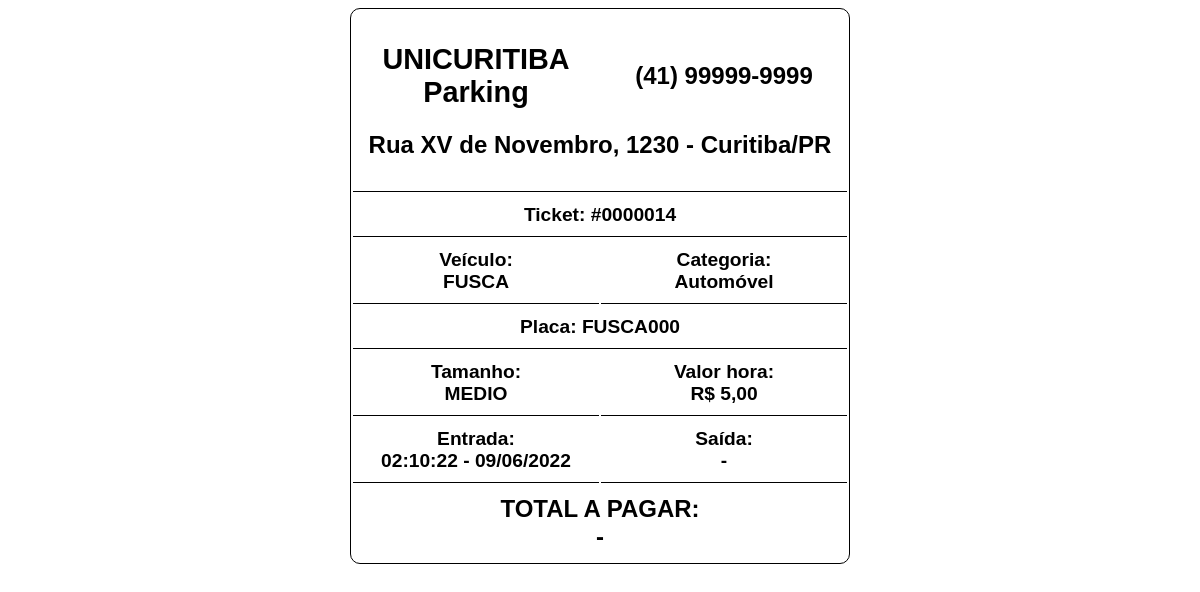
The page /imprimir.php?placa=FUSCA000 (signed in) on the database its author committed.
### tables this page shows
CREATE TABLE `configuracoes` (
  `id` int(11) NOT NULL AUTO_INCREMENT,
  `total_vagas` int(10) DEFAULT NULL,
  `total_vagas_ocupadas` int(10) DEFAULT NULL,
  `valor_pequeno` decimal(10,2) DEFAULT NULL,
  `valor_medio` decimal(10,2) DEFAULT NULL,
  `valor_grande` decimal(10,2) DEFAULT NULL,
  `tempo_isencao` int(2) DEFAULT NULL,
  `nome_estacionamento` varchar(45) DEFAULT NULL,
  `endereco` varchar(50) DEFAULT NULL,
  `mensagem` varchar(110) DEFAULT NULL,
  `telefone` varchar(15) DEFAULT NULL,
  PRIMARY KEY (`id`)
);

CREATE TABLE `veiculos` (
  `id_veiculo` int(7) NOT NULL AUTO_INCREMENT,
  `placa` varchar(10) DEFAULT NULL,
  `nome_veiculo` varchar(30) DEFAULT NULL,
  `tamanho` varchar(10) DEFAULT NULL,
  `nome_categoria` varchar(50) DEFAULT NULL,
  `estacionado` varchar(5) DEFAULT NULL,
  `data_entrada` timestamp NOT NULL DEFAULT current_timestamp(),
  `data_saida` datetime DEFAULT NULL,
  PRIMARY KEY (`id_veiculo`)
);

### imprimir.php (the view, shortened to what this page needs)
<head>
    <?php include('db/config.php');
    ?>
</head>
<?php
$placa = @$_GET['placa'];
$saida = @$_GET['saida'];
$id_veiculo = @$_GET['veiculo'];
if (!empty($placa)) $result_vagas = "SELECT * FROM veiculos WHERE placa='$placa'";
else if (!empty($id_veiculo)) $result_vagas = "SELECT * FROM veiculos WHERE id_veiculo='$id_veiculo'";
$result_verifica_vagas = mysqli_query($con, $result_vagas);
while ($result_vagas = mysqli_fetch_assoc($result_verifica_vagas)) {
    $ticket = "Ticket: #" . fzerosnafrente($result_vagas['id_veiculo'], 7) . "<br>";
    $veiculo = "Veículo:<br>" . strtoupper($result_vagas['nome_veiculo']) . "<br>";
    $placa = "Placa: " . strtoupper($result_vagas['placa']) . "<br>";
    $tamanho = $result_vagas['tamanho'];
    $tamanho_formatado = "Tamanho:<br>" . strtoupper($result_vagas['tamanho']);
    $categoria = "Categoria:<br>" . $result_vagas['nome_categoria'] . "<br>";
    $data_entrada = new DateTime($result_vagas['data_entrada']);
    $data_entrada_formatado = "Entrada:<br>" . $data_entrada->format('H:i:s - d/m/Y') . "<br>";
    $data_saida = new DateTime($result_vagas['data_saida']);
    $data_saida_formatado = "Saída:<br>" . $data_saida->format('H:i:s - d/m/Y') . "<br>";
}
$query = "SELECT * FROM configuracoes WHERE id='1'";
$execute = mysqli_query($con, $query);
while ($query = mysqli_fetch_assoc($execute)) {
    $nome_estacionamento = $query['nome_estacionamento'];
    $telefone = $query['telefone'] . "<br>";
    $endereco =  $query['endereco'] . "<br>";
    $valor_pequeno = $query['valor_pequeno'] . "<br>";
    $valor_medio = $query['valor_medio'] . "<br>";
    $valor_grande = $query['valor_grande'] . "<br>";
}
if ($tamanho == "pequeno") $valor_hora = "Valor hora:<br>R$ " . str_replace(".", ",", $valor_pequeno);
elseif ($tamanho == "medio") $valor_hora = "Valor hora:<br>R$ " . str_replace(".", ",", $valor_medio);
elseif ($tamanho == "grande") $valor_hora = "Valor hora:<br>R$ " . str_replace(".", ",", $valor_grande);
if (!empty($id_veiculo) && $saida == "sim") {
    echo "
    <table class='impressao' align='center' width='500px'>
        <tr>
            <td colspan='6' align='center'></td>
        </tr>
        <tr>
            <td class='font-destaque-logo' colspan='3' align='center'>" . $nome_estacionamento . "</td>
            <td class='font-destaque' colspan='3' align='center'>" . $telefone . "</td>
        </tr>
        <tr  class='font-destaque'>
            <td colspan='6' align='center'>" . $endereco . "</td>
        </tr>
        <tr>
            <td class='borda' colspan='6' align='center'></td>
        </tr>
        <tr>
            <td class='borda' colspan='6' align='center'>" . $ticket . "</td>
        </tr>
        <tr>
            <td class='borda' colspan='3' align='center'>" . $veiculo . "</td>
            <td class='borda' colspan='3' align='center'>" . $categoria . "</td>
        </tr>
        <tr>
            <td class='borda' colspan='6' align='center'>" . $placa . "</td>
        </tr>
        <tr>
            <td class='borda' colspan='3' align='center'>" . $tamanho_formatado . "</td>
            <td class='borda' colspan='3' align='center'>" . $valor_hora . "</td>
        </tr>
        <tr>
            <td class='borda' colspan='3' align='center'>" . $data_entrada_formatado . "</td>
            <td class='borda' colspan='3' align='center'>" . $data_saida_formatado . "</td>
        </tr>
        <tr>
            <td class='font-destaque' colspan='6' align='center'>" . $total_a_pagar . "</td>
        </tr>
        </table>
        <style>
        .impressao{
            font-family:arial;
            font-weight:bold;
            font-size:1.2rem;
            border:1px solid;
            border-radius:10px;
        }
        .impressao tr td {
            padding: 10px 5px;
            width:50%;
        }
        .borda {
            border-bottom:1px solid;
        }
        .font-destaque{
            font-size:1.5rem;
        }
        .font-destaque-logo{
            font-size:1.8rem;
        }
        </style>
    ";
} else if (!empty($placa)) {
    echo "
    <table class='impressao' align='center' width='500px'>
        <tr>
            <td colspan='6' align='center'></td>
        </tr>
        <tr>
            <td class='font-destaque-logo' colspan='3' align='center'>" . $nome_estacionamento . "</td>
            <td class='font-destaque' colspan='3' align='center'>" . $telefone . "</td>
        </tr>
        <tr  class='font-destaque'>
            <td colspan='6' align='center'>" . $endereco . "</td>
        </tr>
        <tr>
            <td class='borda' colspan='6' align='center'></td>
        </tr>
        <tr>
            <td class='borda' colspan='6' align='center'>" . $ticket . "</td>
        </tr>
        <tr>
            <td class='borda' colspan='3' align='center'>" . $veiculo . "</td>
            <td class='borda' colspan='3' align='center'>" . $categoria . "</td>
        </tr>
        <tr>
            <td class='borda' colspan='6' align='center'>" . $placa . "</td>
        </tr>
        <tr>
            <td class='borda' colspan='3' align='center'>" . $tamanho_formatado . "</td>
            <td class='borda' colspan='3' align='center'>" . $valor_hora . "</td>
        </tr>
        <tr>
            <td class='borda' colspan='3' align='center'>" . $data_entrada_formatado . "</td>
            <td class='borda' colspan='3' align='center'>Saída: <br>-</td>
        </tr>
        <tr>
            <td class='font-destaque' colspan='6' align='center'>TOTAL A PAGAR: <br>-</td>
        </tr>
        </table>
        <style>
        .impressao{
            font-family:arial;
            font-weight:bold;
            font-size:1.2rem;
            border:1px solid;
            border-radius:10px;
        }
        .impressao tr td {
            padding: 10px 5px;
            width:50%;
        }
        .borda {
            border-bottom:1px solid;
        }
        .font-destaque{
            font-size:1.5rem;
        }
        .font-destaque-logo{
            font-size:1.8rem;
        }
        </style>
    ";
}
function fzerosnafrente($numero, $tamanho)
{
    $TamanhoNumero = strlen($numero);
    if ($TamanhoNumero < $tamanho) {
        while ($TamanhoNumero < $tamanho) {
            $numero = "0" . $numero;
            $TamanhoNumero = strlen($numero);
        }
    }
    return $numero;
}
?>

### imprimir.php (style rules this page uses)
.impressao { font-family:arial; font-weight:bold; font-size:1.2rem; border:1px solid; border-radius:10px; }
.impressao tr td { padding: 10px 5px; width:50%; }
.borda { border-bottom:1px solid; }
.font-destaque { font-size:1.5rem; }
.font-destaque-logo { font-size:1.8rem; }

### rows shown on the page
configuracoes: nome_estacionamento "UNICURITIBA Parking", telefone "(41) 99999-9999", endereco "Rua XV de Novembro, 1230 - Curitiba/PR", valor_medio "5,00"
veiculos: id_veiculo "0000014", nome_veiculo "FUSCA", nome_categoria "Automóvel", placa "FUSCA000", tamanho "MEDIO", data_entrada "02:10:22 - 09/06/2022"
